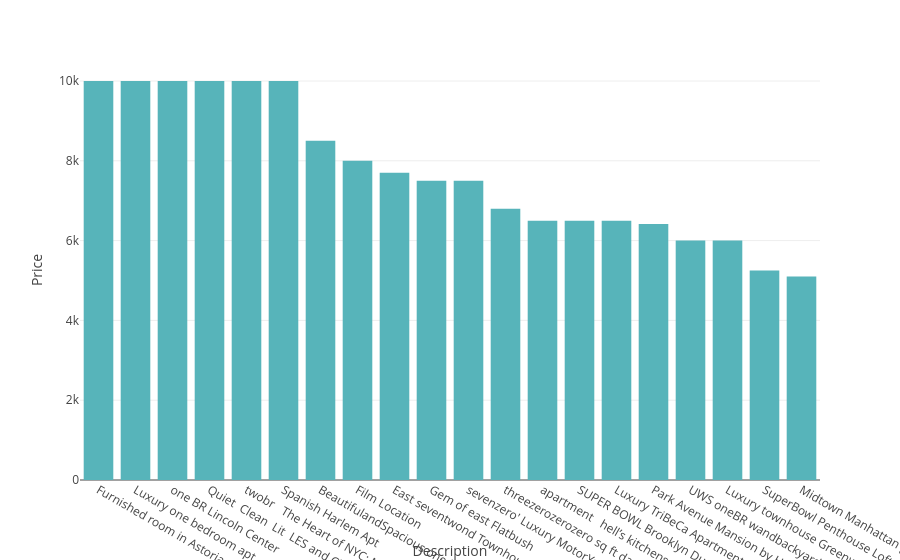

Here is the notebook cell this chart was saved with:
### Code cell
px.bar(data_frame = most_10_desc_price , x='Description',y='Price',labels={"price":"Highest Renting Price"}, color_discrete_sequence=["#57B4BA"])

### Figure 1 — Plotly figure (JSON) as saved in the notebook; plotly's stock layout.template omitted (floating-point values rounded to 4 significant figures)
{"data": [{"hovertemplate": "Description=%{x}<br>Price=%{y}<extra></extra>", "legendgroup": "", "marker": {"color": "#57B4BA", "pattern": {"shape": ""}}, "name": "", "orientation": "v", "showlegend": false, "textposition": "auto", "type": "bar", "x": ["Furnished room in Astoria apartment", "Luxury one bedroom apt   stunning Manhattan views", "one BR Lincoln Center", "Quiet  Clean  Lit  LES and Chinatown", "twobr   The Heart of NYC: Manhattans Lower East Side", "Spanish Harlem Apt", "BeautifulandSpacious one bed luxury flat TriBeCaandSoho", "Film Location", "East seventwond Townhouse by Hidden by Airbnb", "Gem of east Flatbush", "sevenzero' Luxury MotorYacht on the Hudson", "threezerozerozero sq ft daylight photo studio", "apartment  \nhell’s kitchens", "SUPER BOWL Brooklyn Duplex Apt", "Luxury TriBeCa Apartment at an amazing price", "Park Avenue Mansion by Hidden by Airbnb", "UWS oneBR wandbackyard and block from CP", "Luxury townhouse Greenwich Village", "SuperBowl Penthouse Loft three zerozerozero sqft", "Midtown Manhattan great location Gramacy park"], "xaxis": "x", "y": [10000, 10000, 10000, 9999, 9999, 9999, 8500, 8000, 7703, 7500, 7500, 6800, 6500, 6500, 6500, 6419, 6000, 6000, 5250, 5100], "yaxis": "y"}], "layout": {"barmode": "relative", "legend": {"tracegroupgap": 0}, "margin": {"t": 60}, "xaxis": {"anchor": "y", "domain": [0, 1], "title": {"text": "Description"}}, "yaxis": {"anchor": "x", "domain": [0, 1], "title": {"text": "Price"}}}}
